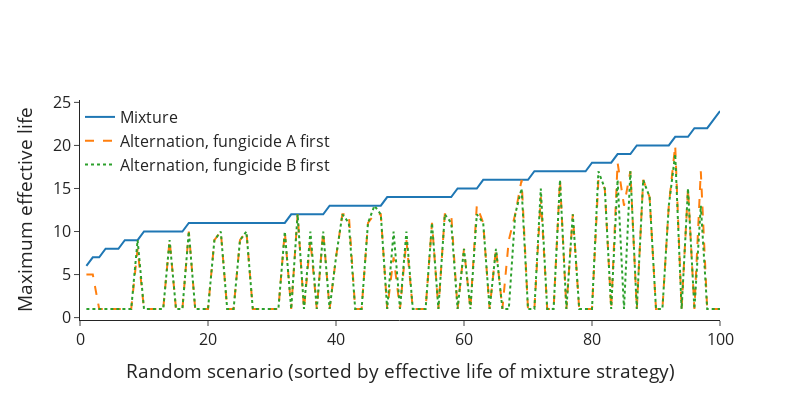

Notebook cell for this chart:
### Code cell
trc = [
    go.Scatter(x=sorted_df.index,
               y=sorted_df['Mixture'],
               name='Mixture',
              ),
    go.Scatter(x=sorted_df.index,
               y=sorted_df['Alternation, fungicide A first'],
               name='Alternation, fungicide A first',
               line=dict(dash='dash'),
              ),
    go.Scatter(x=sorted_df.index,
               y=sorted_df['Alternation, fungicide B first'],
               name='Alternation, fungicide B first',
               line=dict(dash='dot'),
              ),
]

fig = go.Figure(data=trc)

fig.update_layout(standard_layout(True, FULL_PAGE_WIDTH, 400))

fig.update_layout(legend=dict(x=0, y=1))

fig.update_xaxes(title="Random scenario (sorted by effective life of mixture strategy)",range=[0, 100], showgrid=False, zeroline=False)
fig.update_yaxes(title="Maximum effective life", showgrid=False, zeroline=False)

fig.write_image('../outputs/figures/paper_figs/alt_scan.png')

fig.show()

### Figure 1 — Plotly figure (JSON) as saved in the notebook; plotly's stock layout.template omitted (floating-point values rounded to 4 significant figures)
{"data": [{"name": "Mixture", "type": "scatter", "x": [1, 2, 3, 4, 5, 6, 7, 8, 9, 10, 11, 12, 13, 14, 15, 16, 17, 18, 19, 20, 21, 22, 23, 24, 25, 26, 27, 28, 29, 30, 31, 32, 33, 34, 35, 36, 37, 38, 39, 40, 41, 42, 43, 44, 45, 46, 47, 48, 49, 50, 51, 52, 53, 54, 55, 56, 57, 58, 59, 60, 61, 62, 63, 64, 65, 66, 67, 68, 69, 70, 71, 72, 73, 74, 75, 76, 77, 78, 79, 80, 81, 82, 83, 84, 85, 86, 87, 88, 89, 90, 91, 92, 93, 94, 95, 96, 97, 98, 99, 100], "y": [6, 7, 7, 8, 8, 8, 9, 9, 9, 10, 10, 10, 10, 10, 10, 10, 11, 11, 11, 11, 11, 11, 11, 11, 11, 11, 11, 11, 11, 11, 11, 11, 12, 12, 12, 12, 12, 12, 13, 13, 13, 13, 13, 13, 13, 13, 13, 14, 14, 14, 14, 14, 14, 14, 14, 14, 14, 14, 15, 15, 15, 15, 16, 16, 16, 16, 16, 16, 16, 16, 17, 17, 17, 17, 17, 17, 17, 17, 17, 18, 18, 18, 18, 19, 19, 19, 20, 20, 20, 20, 20, 20, 21, 21, 21, 22, 22, 22, 23, 24]}, {"line": {"dash": "dash"}, "name": "Alternation, fungicide A first", "type": "scatter", "x": [1, 2, 3, 4, 5, 6, 7, 8, 9, 10, 11, 12, 13, 14, 15, 16, 17, 18, 19, 20, 21, 22, 23, 24, 25, 26, 27, 28, 29, 30, 31, 32, 33, 34, 35, 36, 37, 38, 39, 40, 41, 42, 43, 44, 45, 46, 47, 48, 49, 50, 51, 52, 53, 54, 55, 56, 57, 58, 59, 60, 61, 62, 63, 64, 65, 66, 67, 68, 69, 70, 71, 72, 73, 74, 75, 76, 77, 78, 79, 80, 81, 82, 83, 84, 85, 86, 87, 88, 89, 90, 91, 92, 93, 94, 95, 96, 97, 98, 99, 100], "y": [5, 5, 1, 1, 1, 1, 1, 1, 8, 1, 1, 1, 1, 9, 1, 1, 10, 1, 1, 1, 9, 10, 1, 1, 9, 10, 1, 1, 1, 1, 1, 10, 1, 12, 1, 9, 1, 10, 1, 7, 12, 12, 1, 1, 11, 12, 12, 1, 7, 1, 9, 1, 1, 1, 11, 1, 12, 12, 1, 8, 1, 13, 11, 1, 8, 1, 9, 12, 16, 1, 1, 14, 1, 1, 16, 1, 12, 1, 1, 1, 16, 15, 1, 18, 13, 17, 1, 16, 14, 1, 1, 13, 20, 1, 15, 1, 17, 1, 1, 1]}, {"line": {"dash": "dot"}, "name": "Alternation, fungicide B first", "type": "scatter", "x": [1, 2, 3, 4, 5, 6, 7, 8, 9, 10, 11, 12, 13, 14, 15, 16, 17, 18, 19, 20, 21, 22, 23, 24, 25, 26, 27, 28, 29, 30, 31, 32, 33, 34, 35, 36, 37, 38, 39, 40, 41, 42, 43, 44, 45, 46, 47, 48, 49, 50, 51, 52, 53, 54, 55, 56, 57, 58, 59, 60, 61, 62, 63, 64, 65, 66, 67, 68, 69, 70, 71, 72, 73, 74, 75, 76, 77, 78, 79, 80, 81, 82, 83, 84, 85, 86, 87, 88, 89, 90, 91, 92, 93, 94, 95, 96, 97, 98, 99, 100], "y": [1, 1, 1, 1, 1, 1, 1, 1, 9, 1, 1, 1, 1, 9, 1, 1, 10, 1, 1, 1, 9, 10, 1, 1, 9, 10, 1, 1, 1, 1, 1, 10, 1, 12, 1, 10, 1, 10, 1, 7, 12, 11, 1, 1, 11, 13, 12, 1, 10, 1, 10, 1, 1, 1, 11, 1, 12, 11, 1, 8, 1, 12, 11, 1, 8, 1, 1, 12, 15, 1, 1, 15, 1, 1, 16, 1, 12, 1, 1, 1, 17, 15, 1, 16, 1, 17, 1, 16, 14, 1, 1, 13, 19, 1, 15, 1, 13, 1, 1, 1]}], "layout": {"font": {"size": 16}, "height": 400, "legend": {"x": 0, "y": 1}, "showlegend": true, "width": 800, "xaxis": {"range": [0, 100], "showgrid": false, "title": {"text": "Random scenario (sorted by effective life of mixture strategy)"}, "type": "linear", "zeroline": false}, "yaxis": {"autorange": true, "range": [-0.2778, 25.28], "showgrid": false, "title": {"text": "Maximum effective life"}, "type": "linear", "zeroline": false}}}
